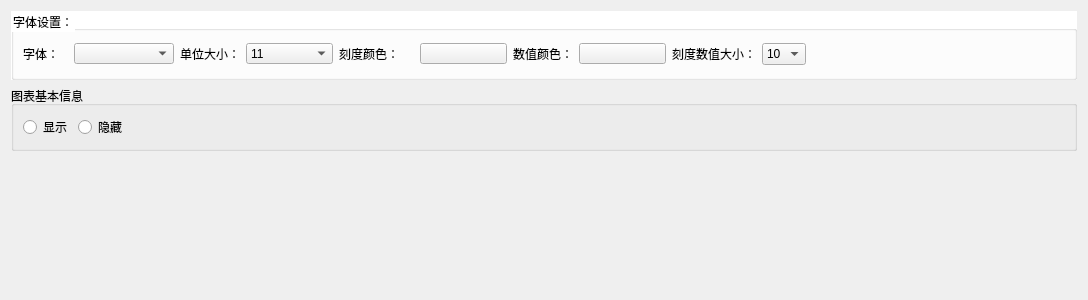
<?xml version="1.0" encoding="UTF-8"?>
<ui version="4.0">
 <class>AxisConfigWidget</class>
 <widget class="QWidget" name="AxisConfigWidget">
  <property name="geometry">
   <rect>
    <x>0</x>
    <y>0</y>
    <width>1088</width>
    <height>300</height>
   </rect>
  </property>
  <property name="windowTitle">
   <string>Form</string>
  </property>
  <layout class="QGridLayout" name="gridLayout_2">
   <item row="0" column="0">
    <widget class="QGroupBox" name="groupBox">
     <property name="styleSheet">
      <string notr="true">#groupBox{
background-color: rgb(255, 255, 255);
}
</string>
     </property>
     <property name="title">
      <string>字体设置：</string>
     </property>
     <layout class="QGridLayout" name="gridLayout_5">
      <item row="0" column="0">
       <layout class="QHBoxLayout" name="horizontalLayout_2">
        <item>
         <widget class="QLabel" name="label">
          <property name="minimumSize">
           <size>
            <width>45</width>
            <height>28</height>
           </size>
          </property>
          <property name="maximumSize">
           <size>
            <width>45</width>
            <height>28</height>
           </size>
          </property>
          <property name="text">
           <string>字体：</string>
          </property>
         </widget>
        </item>
        <item>
         <widget class="QComboBox" name="fontStyle">
          <property name="minimumSize">
           <size>
            <width>100</width>
            <height>21</height>
           </size>
          </property>
          <property name="maximumSize">
           <size>
            <width>100</width>
            <height>21</height>
           </size>
          </property>
         </widget>
        </item>
        <item>
         <widget class="QLabel" name="label_2">
          <property name="minimumSize">
           <size>
            <width>45</width>
            <height>28</height>
           </size>
          </property>
          <property name="text">
           <string>单位大小：</string>
          </property>
         </widget>
        </item>
        <item>
         <widget class="QComboBox" name="fontSize">
          <property name="minimumSize">
           <size>
            <width>87</width>
            <height>21</height>
           </size>
          </property>
          <property name="maximumSize">
           <size>
            <width>87</width>
            <height>21</height>
           </size>
          </property>
          <item>
           <property name="text">
            <string>11</string>
           </property>
          </item>
          <item>
           <property name="text">
            <string>12</string>
           </property>
          </item>
          <item>
           <property name="text">
            <string>13</string>
           </property>
          </item>
          <item>
           <property name="text">
            <string>14</string>
           </property>
          </item>
          <item>
           <property name="text">
            <string>15</string>
           </property>
          </item>
          <item>
           <property name="text">
            <string>16</string>
           </property>
          </item>
          <item>
           <property name="text">
            <string>17</string>
           </property>
          </item>
          <item>
           <property name="text">
            <string>18</string>
           </property>
          </item>
          <item>
           <property name="text">
            <string>19</string>
           </property>
          </item>
          <item>
           <property name="text">
            <string>20</string>
           </property>
          </item>
          <item>
           <property name="text">
            <string>21</string>
           </property>
          </item>
          <item>
           <property name="text">
            <string>22</string>
           </property>
          </item>
          <item>
           <property name="text">
            <string>23</string>
           </property>
          </item>
          <item>
           <property name="text">
            <string>24</string>
           </property>
          </item>
          <item>
           <property name="text">
            <string>25</string>
           </property>
          </item>
          <item>
           <property name="text">
            <string>26</string>
           </property>
          </item>
          <item>
           <property name="text">
            <string>27</string>
           </property>
          </item>
          <item>
           <property name="text">
            <string>28</string>
           </property>
          </item>
          <item>
           <property name="text">
            <string>29</string>
           </property>
          </item>
          <item>
           <property name="text">
            <string>30</string>
           </property>
          </item>
         </widget>
        </item>
        <item>
         <widget class="QLabel" name="label_3">
          <property name="minimumSize">
           <size>
            <width>75</width>
            <height>28</height>
           </size>
          </property>
          <property name="maximumSize">
           <size>
            <width>75</width>
            <height>28</height>
           </size>
          </property>
          <property name="text">
           <string>刻度颜色：</string>
          </property>
         </widget>
        </item>
        <item>
         <widget class="QPushButton" name="axisColor">
          <property name="minimumSize">
           <size>
            <width>87</width>
            <height>21</height>
           </size>
          </property>
          <property name="maximumSize">
           <size>
            <width>87</width>
            <height>21</height>
           </size>
          </property>
          <property name="text">
           <string/>
          </property>
         </widget>
        </item>
        <item>
         <widget class="QLabel" name="label_20">
          <property name="text">
           <string>数值颜色：</string>
          </property>
         </widget>
        </item>
        <item>
         <widget class="QPushButton" name="axisvalColor">
          <property name="minimumSize">
           <size>
            <width>87</width>
            <height>21</height>
           </size>
          </property>
          <property name="maximumSize">
           <size>
            <width>87</width>
            <height>21</height>
           </size>
          </property>
          <property name="text">
           <string/>
          </property>
         </widget>
        </item>
        <item>
         <widget class="QLabel" name="label_21">
          <property name="text">
           <string>刻度数值大小：</string>
          </property>
         </widget>
        </item>
        <item>
         <widget class="QComboBox" name="axisvalSize">
          <item>
           <property name="text">
            <string>10</string>
           </property>
          </item>
          <item>
           <property name="text">
            <string>11</string>
           </property>
          </item>
          <item>
           <property name="text">
            <string>12</string>
           </property>
          </item>
          <item>
           <property name="text">
            <string>13</string>
           </property>
          </item>
          <item>
           <property name="text">
            <string>14</string>
           </property>
          </item>
          <item>
           <property name="text">
            <string>15</string>
           </property>
          </item>
          <item>
           <property name="text">
            <string>16</string>
           </property>
          </item>
          <item>
           <property name="text">
            <string>17</string>
           </property>
          </item>
          <item>
           <property name="text">
            <string>18</string>
           </property>
          </item>
          <item>
           <property name="text">
            <string>19</string>
           </property>
          </item>
          <item>
           <property name="text">
            <string>20</string>
           </property>
          </item>
         </widget>
        </item>
        <item>
         <spacer name="horizontalSpacer_4">
          <property name="orientation">
           <enum>Qt::Horizontal</enum>
          </property>
          <property name="sizeHint" stdset="0">
           <size>
            <width>40</width>
            <height>20</height>
           </size>
          </property>
         </spacer>
        </item>
       </layout>
      </item>
     </layout>
    </widget>
   </item>
   <item row="1" column="0">
    <widget class="QGroupBox" name="groupBox_6">
     <property name="title">
      <string>图表基本信息</string>
     </property>
     <layout class="QGridLayout" name="gridLayout">
      <item row="0" column="0">
       <layout class="QHBoxLayout" name="horizontalLayout_16">
        <item>
         <widget class="QRadioButton" name="infoshow">
          <property name="text">
           <string>显示</string>
          </property>
         </widget>
        </item>
        <item>
         <widget class="QRadioButton" name="infohide">
          <property name="text">
           <string>隐藏</string>
          </property>
         </widget>
        </item>
        <item>
         <spacer name="horizontalSpacer_11">
          <property name="orientation">
           <enum>Qt::Horizontal</enum>
          </property>
          <property name="sizeHint" stdset="0">
           <size>
            <width>40</width>
            <height>20</height>
           </size>
          </property>
         </spacer>
        </item>
       </layout>
      </item>
     </layout>
    </widget>
   </item>
   <item row="2" column="0">
    <spacer name="verticalSpacer">
     <property name="orientation">
      <enum>Qt::Vertical</enum>
     </property>
     <property name="sizeHint" stdset="0">
      <size>
       <width>20</width>
       <height>151</height>
      </size>
     </property>
    </spacer>
   </item>
  </layout>
 </widget>
 <resources/>
 <connections/>
</ui>
